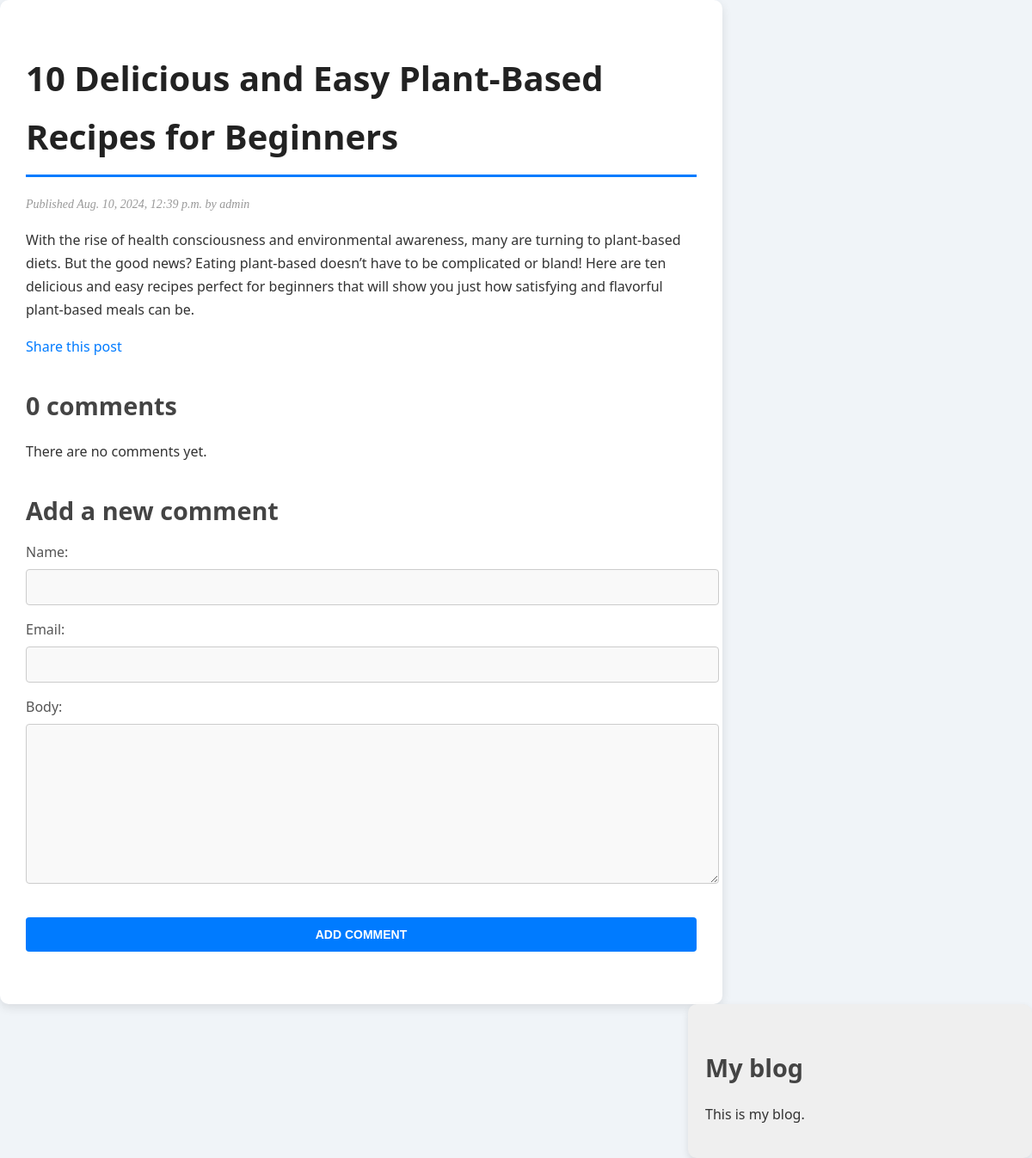
Page /blog/2024/8/10/10-Delicious-and-Easy-Plant-Based-Recipes-for-Beginners/ on the committed database.
### blog/models.py (models this page shows, shortened)
class Post(models.Model):
    class Status (models.TextChoices):
        DRAFT = 'DF', 'Draft'
        PUBLISHED = 'PB', 'Published'
    title = models.CharField(max_length=255)
    slug = models.SlugField(max_length=255, unique_for_date='publish')
    author = models.ForeignKey(settings.AUTH_USER_MODEL, on_delete=models.CASCADE, related_name='blog_post')
    body = models.TextField()
    publish = models.DateTimeField(default = timezone.now)
    created = models.DateTimeField(auto_now_add=True)
    updated = models.DateTimeField(auto_now=True)
    status = models.CharField(
        max_length=2,
        choices = Status,
        default = Status.DRAFT)
    objects = models.Manager()
    published = PublishedManager()
    class Meta:
        ordering  = ['-publish']
        indexes = [
            models.Index(fields =['-publish'])
        ]

### blog/views.py (the view)
# urls.py: path('<int:year>/<int:month>/<int:day>/<slug:post>/', views.post_detail, name = 'post_detail'),
def post_detail(request, year, month, day, post):
    post = get_object_or_404(Post, slug=post, publish__year=year, publish__month=month, publish__day=day)
    comments = post.comments.filter(active = True)
    form = CommentForm()
    """emailpostform = EmailPostForm()

    if request.method == "POST":
        print(request.POST)
        emailpostform = EmailPostForm(request.POST)
        if emailpostform.is_valid():

            cd = emailpostform.cleaned_data
            print(cd)
"""
    return render(request, "blog/post/detail.html",
                  {"post": post, 'form': form, 'comments': comments},
                  )

### blog/forms.py
class CommentForm(forms.ModelForm):
    class Meta:
        model = Comment
        fields = ['name', 'email', 'body']

### blog/templates/blog/post/detail.html (shortened to what this page needs)
{% extends "blog/base.html" %}
{% block content %}
  <h1>{{ post.title }}</h1>
  <p class="date">
    Published {{ post.publish }} by {{ post.author }}
  </p>
  {{ post.body|linebreaks }}
  <p>
    <a href="{% url "blog:post_share" post.id %}">
      Share this post
    </a>
  </p>
  {% with comments.count as total_comments %}
    <h2>
      {{ total_comments }} comment{{ total_comments|pluralize }}
    </h2>
  {% endwith %}
  {% for comment in comments %}
    <div class="comment">
      <p class="info">
        Comment {{ forloop.counter }} by {{ comment.name }}
        {{ comment.created }}
      </p>
      {{ comment.body|linebreaks }}
    </div>
  {% empty %}
    <p>There are no comments yet.</p>
  {% endfor %}
  {% include "blog/post/includes/comment_form.html" %}
{% endblock %}

### blog/static/css/blog1.css (style rules this page uses)
body { margin: 0; padding: 0; font-family: 'Segoe UI', Tahoma, Geneva, Verdana, sans-serif; line-height: 1.7; background-color: #f0f4f8; color: #333; }
a { color: #007bff; text-decoration: none; transition: color 0.3s ease, text-shadow 0.2s ease; }
h1 { font-weight: 700; font-size: 2.5em; border-bottom: 3px solid #007bff; padding-bottom: 10px; margin-bottom: 20px; color: #222; }
h2 { font-weight: 600; font-size: 1.8em; margin: 30px 0 10px; color: #444; }
p.date { color: #999; font-family: Georgia, serif; font-size: 14px; font-style: italic; margin-top: 0; }
label { display: block; color: #555; margin-bottom: 6px; font-weight: 500; }
input, textarea { width: 100%; margin-bottom: 15px; background: #f9f9f9; border: 1px solid #ccc; border-radius: 4px; padding: 12px; font-size: 14px; transition: border 0.3s ease; }

### rows in the picture
Post: title "10 Delicious and Easy Plant-Based Recipes for Beginners", publish "Aug. 10, 2024, 12:39 p.m.", author "admin", body "With the rise of health consciousness and environmental awareness, many are turning to plant-based diets. But the good news? Eating plant-based doesn’t have to be complicated or bland! Here are ten delicious and easy recipes perfect for beginners that will show you just how satisfying and flavorful plant-based meals can be."

### other values in the picture
{{ total_comments }} "0"
